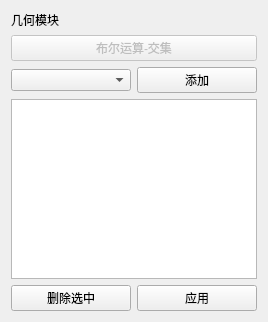
<?xml version="1.0" encoding="UTF-8"?>
<ui version="4.0">
 <class>OccBooleanCommonWidget</class>
 <widget class="QWidget" name="OccBooleanCommonWidget">
  <property name="geometry">
   <rect>
    <x>0</x>
    <y>0</y>
    <width>268</width>
    <height>322</height>
   </rect>
  </property>
  <layout class="QVBoxLayout" name="verticalLayout">
   <item>
    <widget class="QLabel" name="pageNameLabel">
     <property name="text">
      <string>几何模块</string>
     </property>
    </widget>
   </item>
   <item>
    <widget class="QPushButton" name="sectionTitleButton">
     <property name="enabled">
      <bool>false</bool>
     </property>
     <property name="text">
      <string>布尔运算-交集</string>
     </property>
    </widget>
   </item>
   <item>
    <layout class="QHBoxLayout" name="addLayout">
     <item>
      <widget class="QComboBox" name="sourceComboBox"/>
     </item>
     <item>
      <widget class="QPushButton" name="addButton">
       <property name="text">
        <string>添加</string>
       </property>
      </widget>
     </item>
    </layout>
   </item>
   <item>
    <widget class="QListWidget" name="selectedListWidget">
     <property name="selectionMode">
      <enum>QAbstractItemView::ExtendedSelection</enum>
     </property>
    </widget>
   </item>
   <item>
    <layout class="QHBoxLayout" name="actionLayout">
     <item>
      <widget class="QPushButton" name="removeButton">
       <property name="text">
        <string>删除选中</string>
       </property>
      </widget>
     </item>
     <item>
      <widget class="QPushButton" name="applyButton">
       <property name="text">
        <string>应用</string>
       </property>
      </widget>
     </item>
    </layout>
   </item>
  </layout>
 </widget>
 <resources/>
 <connections/>
</ui>
